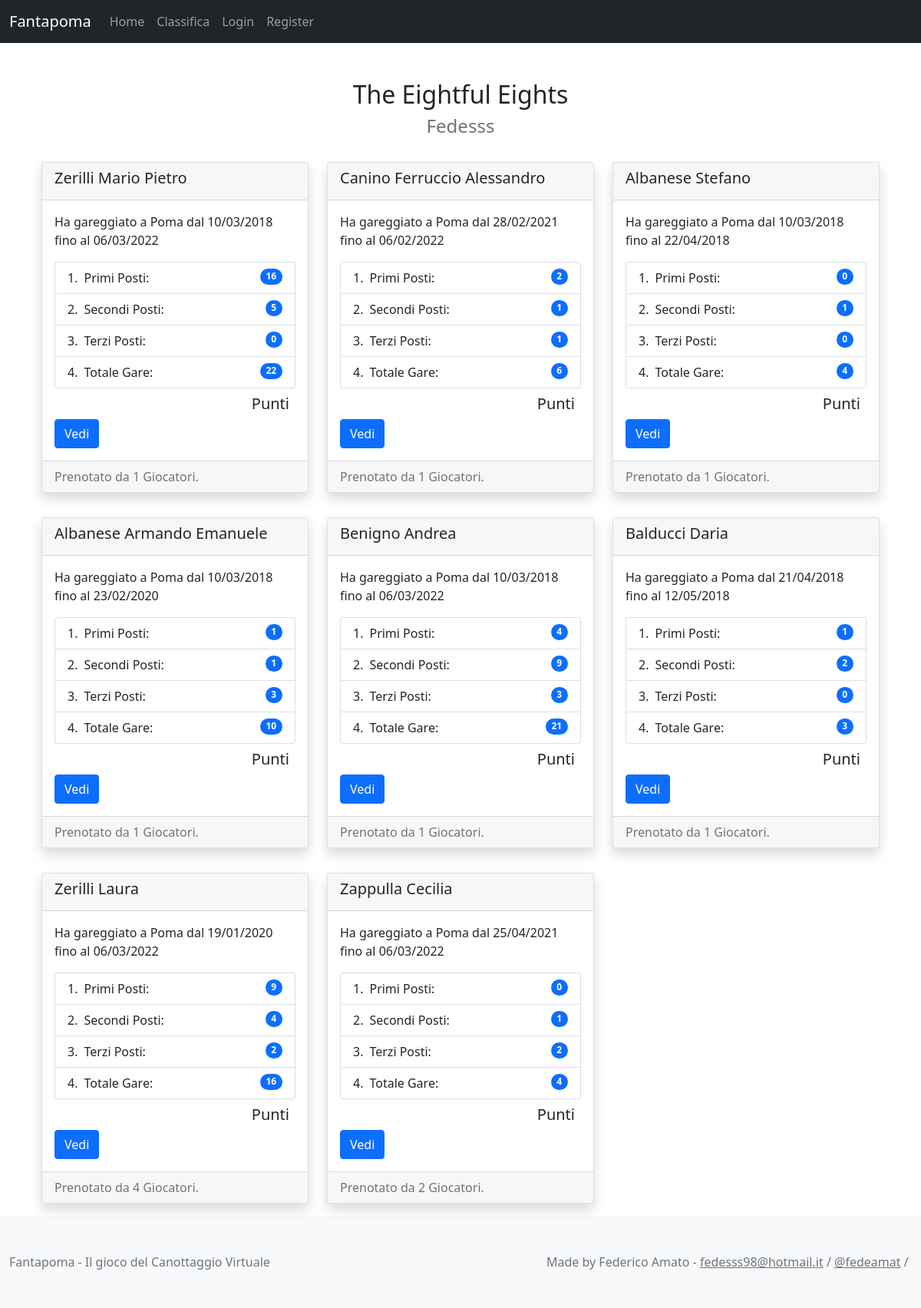
The page /fantapoma/view_crew/1/ on the database its author committed.
### fantapoma/models.py (models this page shows, shortened)
class Player(models.Model):
    user = models.OneToOneField(User, on_delete=models.CASCADE, primary_key=True)
    first_name = models.TextField('nome', max_length=100, blank=True, null=True)
    last_name = models.TextField('cognome', max_length=100, blank=True, null=True)
    franchs = models.IntegerField(blank=True, default=450)
    team_name = models.CharField(max_length=200, default='8+')

class Athlete(models.Model):
    name = models.CharField(max_length=200)
    born = models.DateField('Date of Birth', default=datetime.date(2000,1,1))
    club = models.CharField(max_length=200, default='Società Canottieri Palermo')
    total = models.IntegerField('Total Races', default=0)
    first = models.IntegerField(default=0)
    second = models.IntegerField(default=0)
    third = models.IntegerField(default=0)
    first_time = models.DateField('First Race Date')
    last_time = models.DateField('Last Race Date')
    price = models.IntegerField(default=0)
    race_points = models.IntegerField(default=0)
    actions_points = models.IntegerField(default=0)
    players = models.ManyToManyField(User, blank=True)
    is_user = models.OneToOneField(User, blank=True, null=True, on_delete=models.SET_NULL, related_name='true_athlete')
    @property
    def bookings(self):
        n = self.players.all().count()
        return n

### fantapoma/views.py (the view)
# urls.py: path('view_crew/<str:pk>/', ViewCrew.as_view(), name='view-crew'),
class ViewCrew(DetailView):
    model = User
    template_name = 'fantapoma/view_crew.html'
    context_object_name = 'player'
    def get_object(self):
        pk = self.kwargs.get(self.pk_url_kwarg)
        if pk is None:
            pk = self.request.user.id
            self.kwargs[self.pk_url_kwarg] = pk
        return super(ViewCrew, self).get_object()
    def get_context_data(self, **kwargs):
        context = super().get_context_data(**kwargs)
        pk = self.kwargs.get(self.pk_url_kwarg)
        if pk is None:
            pk = self.request.user.id
        context['athletes'] = Athlete.objects.filter(players__pk=pk)
        return context

### fantapoma/templates/fantapoma/view_crew.html (shortened to what this page needs)
{% extends "base.html" %}
{% block content %}
<div class="container header text-center mt-5">
  <h2>{{ player.player.team_name }}</h2>
  <h3 class="text-muted fw-light fs-4">{{ player.username }}</h3>
</div>
<div class="container card-container mt-2">
  <div class="container-fluid">
    <div class="row">
    {% for athlete in athletes %}
      <div class="col-sm-4 my-3">
        <div class="card shadow">
          <div class="card-header">
            <h5>{{athlete.name}}</h5>
          </div>
          <div class="card-body">
            <p class="card-text">Ha gareggiato a Poma dal {{athlete.first_time|date:'d/m/Y'}} fino al {{athlete.last_time|date:'d/m/Y'}}</p>
            <ul class="list-group list-group-numbered">
              <li class="list-group-item d-flex justify-content-between align-items-start">
                <div class="ms-2 me-auto">Primi Posti:</div>
                <span class="badge bg-primary rounded-pill">{{athlete.first}}</span>
              </li>
              <li class="list-group-item d-flex justify-content-between align-items-start">
                <div class="ms-2 me-auto">Secondi Posti:</div>
                <span class="badge bg-primary rounded-pill">{{athlete.second}}</span>
              </li>
              <li class="list-group-item d-flex justify-content-between align-items-start">
                <div class="ms-2 me-auto">Terzi Posti:</div>
                <span class="badge bg-primary rounded-pill">{{athlete.third}}</span>
              </li>
              <li class="list-group-item d-flex justify-content-between align-items-start">
                <div class="ms-2 me-auto">Totale Gare:</div>
                <span class="badge bg-primary rounded-pill">{{athlete.total}}</span>
              </li>
            </ul>
            <h5 class="card-text text-end m-2">{{ athlete.points }} Punti</h5>
            <a href="{% url 'view-athlete' athlete.id %}" class="btn btn-primary">Vedi</a>
          </div>
          <div class="card-footer text-muted">
            Prenotato da {{ athlete.bookings }} Giocatori.
          </div>
        </div>
      </div>
    {% endfor %}
    </div>
  </div>
</div>
{% endblock %}

### fantapoma/templates/base.html (shortened to what this page needs)
{% load static %}
<!doctype html>
<html lang="en"class="h-100">
  <head>
    <link href="https://cdn.jsdelivr.net/npm/bootstrap@5.1.3/dist/css/bootstrap.min.css" rel="stylesheet">
  </head>
  <body class="d-flex flex-column h-100">
    {% include "fantapoma/navbar.html" %}
    {% block content %}{% endblock %}
    {% include "fantapoma/footer.html" %}
  </body>
</html>

### fantapoma/templates/fantapoma/navbar.html (shortened to what this page needs)
{% block navbar %}
<nav class="navbar navbar-expand-lg navbar-dark bg-dark">
  <div class="container-fluid">
    <a class="navbar-brand" href="#">Fantapoma</a>
    <div class="collapse navbar-collapse" id="navbarNav">
      <ul class="navbar-nav">
        <li class="nav-item">
          <a class="nav-link" aria-current="page" href="{% url 'fantapoma' %}">Home</a>
        </li>
        <li class="nav-item">
          <a class="nav-link" href="{% url 'leaderboard' %}">Classifica</a>
        </li>
        {% if request.user.is_authenticated %}
        <li class="nav-item">
          <a class="nav-link" href="{% url 'events' %}">Eventi</a>
        </li>
        <li class="nav-item">
          <a class="nav-link" href="{% url 'marketplace' %}">Marketplace</a>
        </li>
        <li class="nav-item">
          <a class="nav-link" href="{% url 'mycrew' %}">My Crew</a>
        </li>
        <li class="nav-item">
          <a class="nav-link" href="{% url 'fantaplayers:profile' request.user.id %}">Profilo</a>
        </li>
        <li class="nav-item">
          <a class="nav-link" href="{% url 'fantaplayers:logout' %}">Logout</a>
        </li>
        {% else %}
        <li class="nav-item">
          <a class="nav-link" href="{% url 'fantaplayers:login' %}">Login</a>
        </li>
        <li class="nav-item">
          <a class="nav-link" href={% url 'fantaplayers:register' %}>Register</a>
        </li>
        {% endif %}
      </ul>
    </div>
  </div>
</nav>
{% endblock %}

### fantapoma/templates/fantapoma/footer.html
{% block footer %}
<footer class="footer mt-auto py-5 bg-light">
    <div class="container-fluid text-left">
      <div class="row justify-content-between">
        <div class="col-5">
          <span class="text-muted">
            Fantapoma - Il gioco del Canottaggio Virtuale
          </span>
        </div>
        <div class="col-5 text-right">
          <span class="text-muted">
            Made by Federico Amato -
            <a href="mailto:fedesss98@hotmail.it" class="text-reset">fedesss98@hotmail.it</a> /
            <a href="https://www.instagram.com/fedeamat/" class="text-reset">@fedeamat</a> /
          </span>
        </div>
      </div>
    </div>
  </footer>
{% endblock %}

### rows shown on the page
Athlete: name "Zerilli Mario Pietro", first_time "10/03/2018", last_time "06/03/2022", first "16", second "5", third "0", total "22", bookings "1"
Athlete: name "Canino Ferruccio Alessandro", first_time "28/02/2021", last_time "06/02/2022", first "2", second "1", third "1", total "6", bookings "1"
Athlete: name "Albanese Stefano", first_time "10/03/2018", last_time "22/04/2018", first "0", second "1", third "0", total "4", bookings "1"
Athlete: name "Albanese Armando Emanuele", first_time "10/03/2018", last_time "23/02/2020", first "1", second "1", third "3", total "10", bookings "1"
Athlete: name "Benigno Andrea", first_time "10/03/2018", last_time "06/03/2022", first "4", second "9", third "3", total "21", bookings "1"
Athlete: name "Balducci Daria", first_time "21/04/2018", last_time "12/05/2018", first "1", second "2", third "0", total "3", bookings "1"
Athlete: name "Zerilli Laura", first_time "19/01/2020", last_time "06/03/2022", first "9", second "4", third "2", total "16", bookings "4"
Athlete: name "Zappulla Cecilia", first_time "25/04/2021", last_time "06/03/2022", first "0", second "1", third "2", total "4", bookings "2"

### other values the page prints
{{ player.player.team_name }} "The Eightful Eights"
{{ player.username }} "Fedesss"
